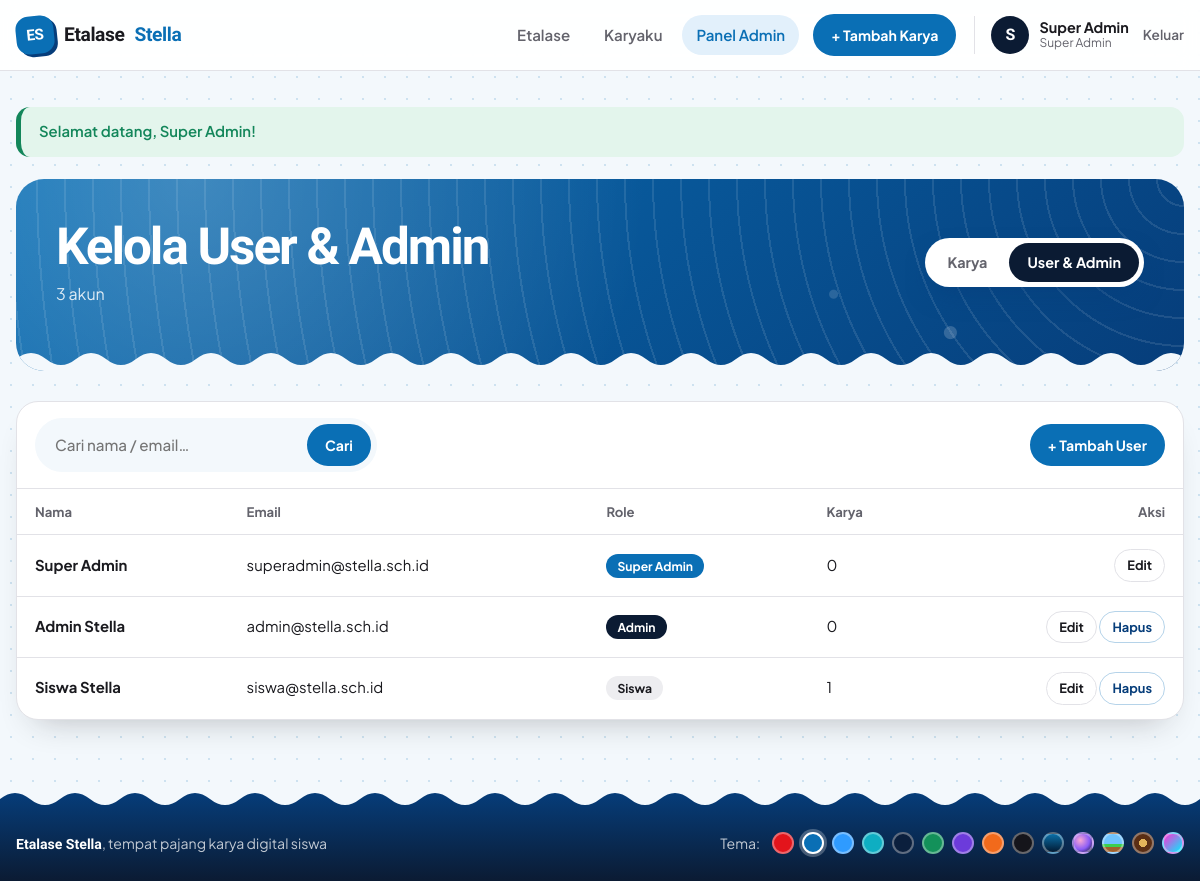
The page /admin/users.php (signed in) on the database its author committed.
### tables this page shows
CREATE TABLE users (
  id         INT AUTO_INCREMENT PRIMARY KEY,
  nama       VARCHAR(100) NOT NULL,
  email      VARCHAR(150) NOT NULL UNIQUE,
  password   VARCHAR(255) NOT NULL,
  role       ENUM('super_admin','admin','siswa') NOT NULL DEFAULT 'siswa',
  created_at TIMESTAMP DEFAULT CURRENT_TIMESTAMP
);

### includes/auth.php (called while the page is built, shortened)
<?php
function e($str)
{
    return htmlspecialchars((string)$str, ENT_QUOTES, 'UTF-8');
}
function url($path = '')
{
    return BASE_URL . '/' . ltrim($path, '/');
}
function get_flash()
{
    if (!empty($_SESSION['flash'])) {
        $f = $_SESSION['flash'];
        return $f;
    }
    return null;
}
function daftar_tema()
{
    return [
        'merah'  => ['Merah Putih', '#e3141b'],
        'biru'   => ['Biru Laut', '#0a6fb5'],
        'langit' => ['Langit', '#2f9bff'],
        'es'     => ['Es Kristal', '#0eaec2'],
        'samudra'=> ['Samudra Malam', '#0b1f3d'],
        'hijau'  => ['Hijau Daun', '#13915a'],
        'ungu'   => ['Ungu', '#6c3bdb'],
        'oranye' => ['Oranye', '#f26a1b'],
        'malam'  => ['Malam (gelap)', '#15151b'],
        'bawahlaut' => ['Bawah Laut', 'linear-gradient(180deg,#0b6fa8,#021a33)'],
        'galaksi'   => ['Galaksi', 'radial-gradient(circle at 35% 35%,#f9a8d4,#8b5cf6 55%,#0b0920)'],
        'pixel'     => ['Pixel Retro', 'linear-gradient(180deg,#6ec3ff 55%,#3ccf4e 55% 72%,#a0612c 72%)'],
        'batik'     => ['Batik Kawung', 'radial-gradient(circle,#e3b45a 0 30%,#5a2e14 32%)'],
        'cyber'     => ['Cyber Neon', 'linear-gradient(135deg,#ff2fd6,#00f0ff)'],
    ];
}
function tema_kelas()
{
    $t = tema_aktif();
    $kelas = 'tema-' . $t;
    if (in_array($t, ['biru', 'langit', 'es', 'samudra', 'bawahlaut'], true)) $kelas .= ' biru';
    return $kelas;
}
function tema_aktif()
{
    $t = $_COOKIE['tema'] ?? 'biru';
    return isset(daftar_tema()[$t]) ? $t : 'biru';
}
function tema_url($kode)
{
    $q = $_GET;
    $q['tema'] = $kode;
    return strtok($_SERVER['REQUEST_URI'], '?') . '?' . http_build_query($q);
}
function current_user()
{
    return $_SESSION['user'] ?? null;
}
function is_logged_in()
{
    return isset($_SESSION['user']);
}
function has_role(array $roles)
{
    return is_logged_in() && in_array($_SESSION['user']['role'], $roles, true);
}
function is_admin()
{
    return has_role(['admin', 'super_admin']);
}
function is_super_admin()
{
    return has_role(['super_admin']);
}
function can_manage_user(array $target)
{
    if (is_super_admin()) return true;
    return false;
}
function role_label($role)
{
    return [
        'super_admin' => 'Super Admin',
        'admin'       => 'Admin',
        'siswa'       => 'Siswa',
    ][$role] ?? $role;
}

### admin/users.php (the view, shortened to what this page needs)
<?php
require_once __DIR__ . '/../includes/auth.php';
$q = trim($_GET['q'] ?? '');
$where = [];
$params = [];
$sql = 'SELECT u.*, (SELECT COUNT(*) FROM projects p WHERE p.user_id = u.id) AS jml_karya FROM users u'
     . ($where ? ' WHERE ' . implode(' AND ', $where) : '')
     . " ORDER BY FIELD(u.role,'super_admin','admin','siswa'), u.nama";
$stmt = $pdo->prepare($sql);
$stmt->execute($params);
$users = $stmt->fetchAll();
include __DIR__ . '/../includes/header.php';
?>
<div class="page-head">
    <div>
        <h1><?= is_super_admin() ? 'Kelola User & Admin' : 'Kelola Data Siswa' ?></h1>
        <p class="muted"><?= count($users) ?> akun</p>
    </div>
    <div class="admin-tabs">
        <a href="<?= url('admin/index.php') ?>" class="tab">Karya</a>
        <a href="<?= url('admin/users.php') ?>" class="tab active"><?= is_super_admin() ? 'User & Admin' : 'Data Siswa' ?></a>
    </div>
</div>
<div class="panel table-panel">
    <div class="table-toolbar">
        <form class="search" method="get">
            <input type="search" name="q" value="<?= e($q) ?>" placeholder="Cari nama / email…">
            <button class="btn btn-sm">Cari</button>
        </form>
        <a href="<?= url('admin/user_form.php') ?>" class="btn btn-sm">+ Tambah <?= is_super_admin() ? 'User' : 'Siswa' ?></a>
    </div>
    <div class="table-scroll">
        <table>
            <thead>
            <tr><th>Nama</th><th>Email</th><th>Role</th><th>Karya</th><th class="right">Aksi</th></tr>
            </thead>
            <tbody>
            <?php foreach ($users as $usr): ?>
                <tr>
                    <td><strong><?= e($usr['nama']) ?></strong></td>
                    <td><?= e($usr['email']) ?></td>
                    <td><span class="badge badge-<?= e($usr['role']) ?>"><?= e(role_label($usr['role'])) ?></span></td>
                    <td><?= (int)$usr['jml_karya'] ?></td>
                    <td class="right nowrap">
                        <?php if (can_manage_user($usr)): ?>
                            <a href="<?= url('admin/user_form.php?id=' . $usr['id']) ?>" class="btn btn-ghost btn-xs">Edit</a>
                            <?php if ($usr['id'] != current_user()['id']): ?>
                                <form action="<?= url('admin/user_delete.php') ?>" method="post" class="inline"
                                      onsubmit="return confirm('Hapus akun ini? Semua karyanya juga akan terhapus.')">
                                    <button class="btn btn-danger btn-xs">Hapus</button>
                                </form>
                            <?php endif; ?>
                        <?php endif; ?>
                    </td>
                </tr>
            <?php endforeach; ?>
            </tbody>
        </table>
    </div>
</div>
<?php include __DIR__ . '/../includes/footer.php'; ?>

### includes/header.php (shortened to what this page needs)
<?php
$u = current_user();
$flash = get_flash();
$page = basename($_SERVER['PHP_SELF']);
?>
<!DOCTYPE html>
<html lang="id">
<head>
    <link rel="stylesheet" href="<?= url('assets/css/style.css') ?>?v=<?= @filemtime(__DIR__ . '/../assets/css/style.css') ?>">
</head>
<body class="<?= tema_kelas() ?>">
<header class="navbar">
    <div class="container nav-inner">
        <a href="<?= url($u ? 'projects.php' : 'index.php') ?>" class="brand">
            <span class="brand-mark">ES</span> Etalase <b>Stella</b>
        </a>
        <nav class="nav-links">
            <?php if ($u): ?>
                <a href="<?= url('projects.php') ?>" class="<?= $page === 'projects.php' ? 'active' : '' ?>">Etalase</a>
                <a href="<?= url('my_projects.php') ?>" class="<?= $page === 'my_projects.php' ? 'active' : '' ?>">Karyaku</a>
                <?php if (is_admin()): ?>
                    <a href="<?= url('admin/index.php') ?>" class="<?= strpos($_SERVER['PHP_SELF'], '/admin/') !== false ? 'active' : '' ?>">Panel Admin</a>
                <?php endif; ?>
                <a href="<?= url('project_form.php') ?>" class="btn btn-sm">+ Tambah Karya</a>
                <div class="user-chip">
                    <span class="avatar"><?= e(strtoupper(substr($u['nama'], 0, 1))) ?></span>
                    <span class="user-meta">
                        <strong><?= e($u['nama']) ?></strong>
                        <small><?= e(role_label($u['role'])) ?></small>
                    </span>
                    <a href="<?= url('logout.php') ?>" class="logout" title="Keluar">Keluar</a>
                </div>
            <?php else: ?>
                <a href="<?= url('login.php') ?>">Masuk</a>
                <a href="<?= url('register.php') ?>" class="btn btn-sm">Daftar</a>
            <?php endif; ?>
        </nav>
    </div>
</header>
<main class="container main">
<?php if ($flash): ?>
    <div class="alert alert-<?= e($flash['type']) ?>"><?= e($flash['msg']) ?></div>
<?php endif; ?>

### includes/footer.php
</main>
<footer class="footer">
    <div class="container">
        <span><b>Etalase Stella</b>, tempat pajang karya digital siswa</span>
        <span class="tema-picker">
            <span>Tema:</span>
            <?php foreach (daftar_tema() as $kode => [$nama, $warna]): ?>
                <a href="<?= e(tema_url($kode)) ?>" class="tema-dot<?= tema_aktif() === $kode ? ' aktif' : '' ?>"
                   style="background: <?= $warna ?>" title="<?= e($nama) ?>" aria-label="Tema <?= e($nama) ?>"></a>
            <?php endforeach; ?>
        </span>
    </div>
</footer>
</body>
</html>

### rows shown on the page
users: nama "S", nama "Super Admin", role "Super Admin", email "superadmin@stella.sch.id", jml_karya "0"
users: nama "Admin Stella", email "admin@stella.sch.id", role "Admin", jml_karya "0"
users: nama "Siswa Stella", email "siswa@stella.sch.id", role "Siswa", jml_karya "1"

### other values the page prints
$flash['msg'] "Selamat datang, Super Admin!"
count($users) "3"
